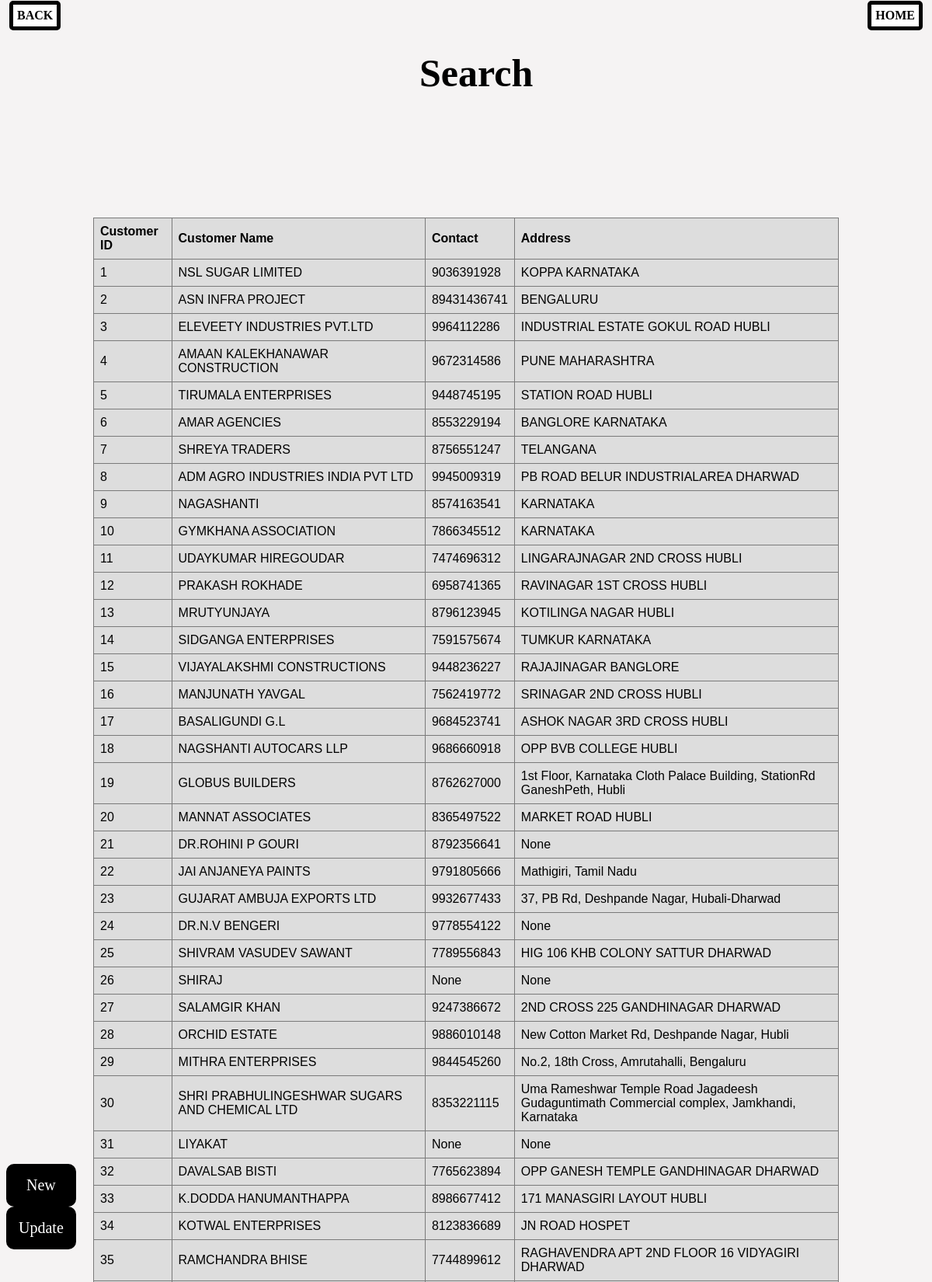
The page /search-customer/ (upper part) on the database its author committed.
### paint/models.py (models this page shows, shortened)
class Customers(models.Model):
    Customer_id = models.AutoField(verbose_name='Customer ID',primary_key=True)
    Customer_name = models.CharField(verbose_name='Customer Name',max_length=50,validators=[alphanumeric])
    Contact = models.IntegerField(verbose_name='Contact',null=True,blank=True,validators=[nonneg,MaxValueValidator(9999999999,'Invalid Phone Number'),MinValueValidator(1000000000,'Invalid Phone Number')])
    Address = models.CharField(verbose_name='Address', max_length=50,null=True,blank=True)
    objects = models.Manager()
    class Meta:
        verbose_name_plural='Customer'
        db_table='Customers'

### paint/views.py (the view)
# urls.py: path('search-customer/', views.search_customer, name='search-customer'),
def search_customer(request):
    if request.method == "POST":
        form=SearchCustomerForm(request.POST)
        if form.is_valid():
            name=form.cleaned_data.get('customer_name')
            phone=form.cleaned_data.get('phone')
        name='%'+name+'%'
        phone='%'+phone+'%'
        q = Customers.objects.raw('SELECT * FROM Customers WHERE Contact like %s and Customer_name like %s',[phone,name])
        context = {'customer': q}
        return render(request, 'customerdetails.htm', context)
    else:
        q2= Customers.objects.raw('SELECT * FROM Customers')
        form = SearchCustomerForm()
    return render(request, 'searchc.htm', {'form': form ,'cust':q2})

### paint/forms.py
class SearchCustomerForm(forms.Form):
    customer_name = forms.CharField(required=False)
    phone = forms.CharField(required=False)

### paint/templates/searchc.htm (shortened to what this page needs)
<!DOCTYPE html>
<html lang="en">
<head>
</head>
<body style="background-color:rgb(245, 243, 243);" >
    <div class="icon-bar">
        <a href="http://127.0.0.1:8000/admin/paint/customers/add/" >New</a>
        <a href="http://127.0.0.1:8000/admin/paint/customers/" >Update</a>
    </div>
    <nav>
        <div class="btn-group">
          <a href="{% url 'home' %}" target="_top"><button style="position: absolute; right:1%; top:1px"><b>Home</b></button></a>
          <a href="{% url 'home' %}" target="_top"><button style="position: absolute; left:1%; top:1px"><b>Back</b></button></a>
        </div>
    </nav>
    {% block content %}
    <h1 style="position:absolute; top:1%; left:45%; font-size:50px">Search</h2>
    <form style= "font-size:30; position :absolute;top:20% ; left:40%" method="POST" class="post-form">{% csrf_token %}
        {{ form.as_p }}
        <button type="submit" class="save btn btn-default">Search</button>
    </form>
    <table style= "font-size:30; position :absolute; top:280px">
        <tr>
            <th>Customer ID</th>
            <th>Customer Name</th>
            <th>Contact</th>
            <th>Address</th>
        </tr>
        {% for item in cust %}
        <tr>
            <td>{{ item.Customer_id }}</td>
            <td>{{ item.Customer_name }}</td>
            <td>{{ item.Contact }}</td>
            <td>{{ item.Address }}</td>
        </tr>
        {% endfor %}
    </table>
{% endblock %}
</body>
</html>

### paint/templates/searchc.htm (style rules this page uses)
.btn-group button { background-color: rgb(255, 255, 255); border: 5px solid rgb(0, 0, 0); color: rgb(0, 0, 0); padding: 5px 5px; text-transform:uppercase; text-align: center; cursor: pointer; text-decoration: none; font-size: 16px; border-radius: 5px; white-space: nowrap; font-family:Cambria, Cochin, Georgia, Times, 'Times New Roman', serif; }
table { top: 20%; left: 10%; font-family: arial, sans-serif; border-collapse: collapse; width: 80%; }
td, th { border: 1px solid #7a7a7a; text-align: left; padding: 8px; }
tr { background-color: #dddddd; }
.icon-bar { position: fixed; top: 50%; -webkit-transform: translateY(-50%); -ms-transform: translateY(-50%); transform: translateY(-50%); }
.icon-bar a { display: block; border-radius :10px; border-top: 20px; border-color: aliceblue; text-align: center; padding: 16px; transition: all 0.3s ease; color: rgb(255, 255, 255); font-size: 20px; text-decoration: none; background-color: #000; }

### rows shown on the page
Customers: Customer_id "1", Customer_name "NSL SUGAR LIMITED", Contact "9036391928", Address "KOPPA KARNATAKA"
Customers: Customer_id "2", Customer_name "ASN INFRA PROJECT", Contact "89431436741", Address "BENGALURU"
Customers: Customer_id "3", Customer_name "ELEVEETY INDUSTRIES PVT.LTD", Contact "9964112286", Address "INDUSTRIAL ESTATE GOKUL ROAD HUBLI"
Customers: Customer_id "4", Customer_name "AMAAN KALEKHANAWAR CONSTRUCTION", Contact "9672314586", Address "PUNE MAHARASHTRA"
Customers: Customer_id "5", Customer_name "TIRUMALA ENTERPRISES", Contact "9448745195", Address "STATION ROAD HUBLI"
Customers: Customer_id "6", Customer_name "AMAR AGENCIES", Contact "8553229194", Address "BANGLORE KARNATAKA"
Customers: Customer_id "7", Customer_name "SHREYA TRADERS", Contact "8756551247", Address "TELANGANA"
Customers: Customer_id "8", Customer_name "ADM AGRO INDUSTRIES INDIA PVT LTD", Contact "9945009319", Address "PB ROAD BELUR INDUSTRIALAREA DHARWAD"
Customers: Customer_id "9", Customer_name "NAGASHANTI", Contact "8574163541", Address "KARNATAKA"
Customers: Customer_id "10", Customer_name "GYMKHANA ASSOCIATION", Contact "7866345512", Address "KARNATAKA"
Customers: Customer_id "11", Customer_name "UDAYKUMAR HIREGOUDAR", Contact "7474696312", Address "LINGARAJNAGAR 2ND CROSS HUBLI"
Customers: Customer_id "12", Customer_name "PRAKASH ROKHADE", Contact "6958741365", Address "RAVINAGAR 1ST CROSS HUBLI"
Customers: Customer_id "13", Customer_name "MRUTYUNJAYA", Contact "8796123945", Address "KOTILINGA NAGAR HUBLI"
Customers: Customer_id "14", Customer_name "SIDGANGA ENTERPRISES", Contact "7591575674", Address "TUMKUR KARNATAKA"
Customers: Customer_id "15", Customer_name "VIJAYALAKSHMI CONSTRUCTIONS", Contact "9448236227", Address "RAJAJINAGAR BANGLORE"
Customers: Customer_id "16", Customer_name "MANJUNATH YAVGAL", Contact "7562419772", Address "SRINAGAR 2ND CROSS HUBLI"
Customers: Customer_id "17", Customer_name "BASALIGUNDI G.L", Contact "9684523741", Address "ASHOK NAGAR 3RD CROSS HUBLI"
Customers: Customer_id "18", Customer_name "NAGSHANTI AUTOCARS LLP", Contact "9686660918", Address "OPP BVB COLLEGE HUBLI"
Customers: Customer_id "19", Customer_name "GLOBUS BUILDERS", Contact "8762627000", Address "1st Floor, Karnataka Cloth Palace Building, StationRd GaneshPeth, Hubli"
Customers: Customer_id "20", Customer_name "MANNAT ASSOCIATES", Contact "8365497522", Address "MARKET ROAD HUBLI"
Customers: Customer_id "21", Customer_name "DR.ROHINI P GOURI", Contact "8792356641", Address "None"
Customers: Customer_id "22", Customer_name "JAI ANJANEYA PAINTS", Contact "9791805666", Address "Mathigiri, Tamil Nadu"
Customers: Customer_id "23", Customer_name "GUJARAT AMBUJA EXPORTS LTD", Contact "9932677433", Address "37, PB Rd, Deshpande Nagar, Hubali-Dharwad"
Customers: Customer_id "24", Customer_name "DR.N.V BENGERI", Contact "9778554122", Address "None"
Customers: Customer_id "25", Customer_name "SHIVRAM VASUDEV SAWANT", Contact "7789556843", Address "HIG 106 KHB COLONY SATTUR DHARWAD"
Customers: Customer_id "26", Customer_name "SHIRAJ", Contact "None", Address "None"
Customers: Customer_id "27", Customer_name "SALAMGIR KHAN", Contact "9247386672", Address "2ND CROSS 225 GANDHINAGAR DHARWAD"
Customers: Customer_id "28", Customer_name "ORCHID ESTATE", Contact "9886010148", Address "New Cotton Market Rd, Deshpande Nagar, Hubli"
Customers: Customer_id "29", Customer_name "MITHRA ENTERPRISES", Contact "9844545260", Address "No.2, 18th Cross, Amrutahalli, Bengaluru"
Customers: Customer_id "30", Customer_name "SHRI PRABHULINGESHWAR SUGARS AND CHEMICAL LTD", Contact "8353221115", Address "Uma Rameshwar Temple Road Jagadeesh Gudaguntimath Commercial complex, Jamkhandi, Karnataka"
Customers: Customer_id "31", Customer_name "LIYAKAT", Contact "None", Address "None"
Customers: Customer_id "32", Customer_name "DAVALSAB BISTI", Contact "7765623894", Address "OPP GANESH TEMPLE GANDHINAGAR DHARWAD"
Customers: Customer_id "33", Customer_name "K.DODDA HANUMANTHAPPA", Contact "8986677412", Address "171 MANASGIRI LAYOUT HUBLI"
Customers: Customer_id "34", Customer_name "KOTWAL ENTERPRISES", Contact "8123836689", Address "JN ROAD HOSPET"
Customers: Customer_id "35", Customer_name "RAMCHANDRA BHISE", Contact "7744899612", Address "RAGHAVENDRA APT 2ND FLOOR 16 VIDYAGIRI DHARWAD"
